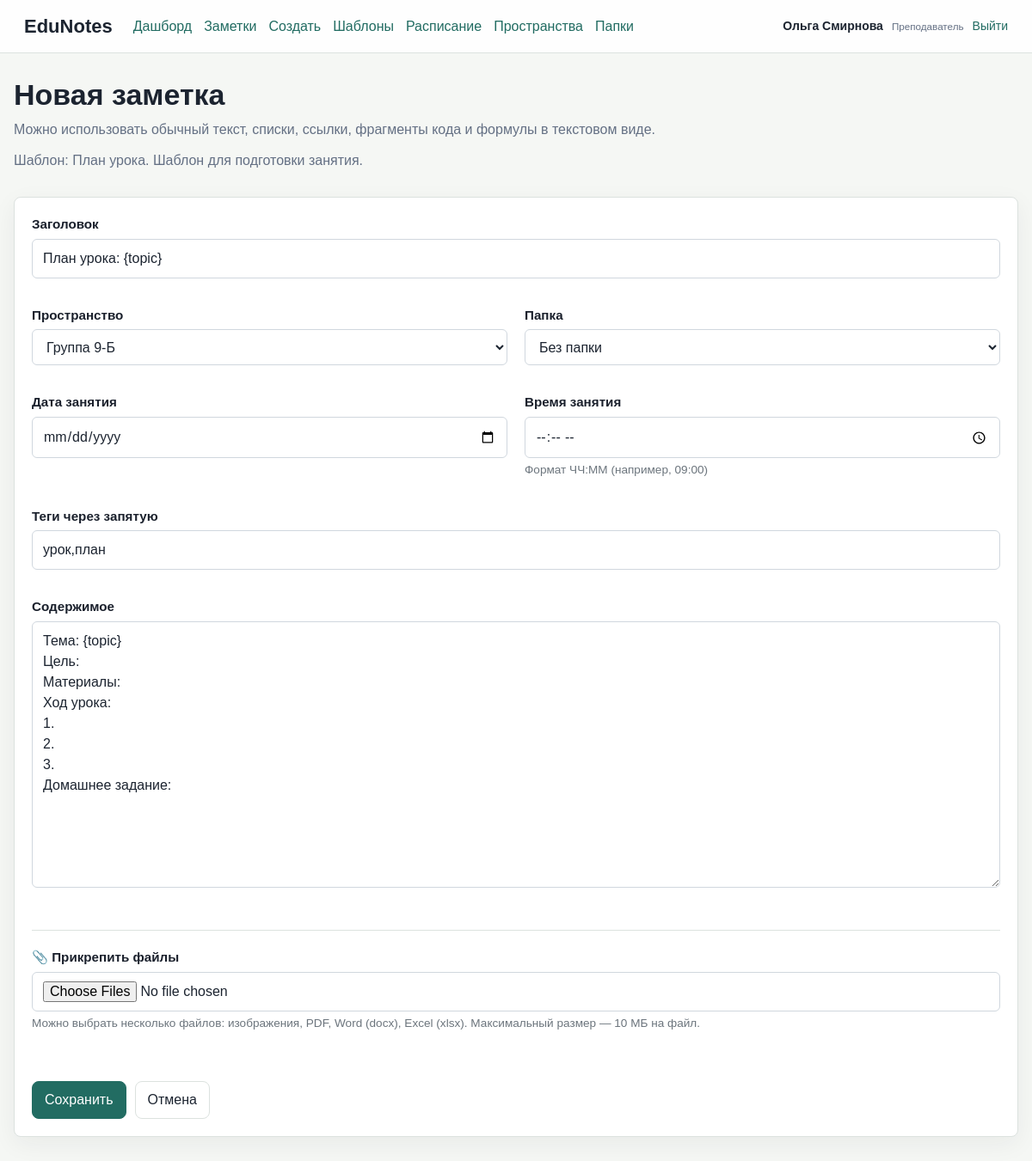
Screenshot of /notes/new?template_id=1 (signed in) with the database file from the repository.
### tables this page shows
CREATE TABLE users (
    id INTEGER PRIMARY KEY AUTOINCREMENT,
    name TEXT NOT NULL,
    email TEXT NOT NULL UNIQUE,
    password_hash TEXT NOT NULL,
    role TEXT NOT NULL CHECK (role IN ('superadmin', 'org_admin', 'teacher', 'student', 'parent')),
    child_user_id INTEGER REFERENCES users(id) ON DELETE SET NULL,
    created_at TEXT NOT NULL DEFAULT CURRENT_TIMESTAMP
);

CREATE TABLE note_templates (
    id INTEGER PRIMARY KEY AUTOINCREMENT,
    name TEXT NOT NULL,
    role TEXT NOT NULL DEFAULT 'all',
    description TEXT NOT NULL DEFAULT '',
    title TEXT NOT NULL,
    content TEXT NOT NULL DEFAULT '',
    tags TEXT NOT NULL DEFAULT '',
    workspace_kind TEXT NOT NULL DEFAULT 'group',
    created_at TEXT NOT NULL DEFAULT CURRENT_TIMESTAMP
);

### app.py (the view, shortened to what this page needs)
@app.route("/notes/new", methods=("GET", "POST"))
@login_required
def note_new():
    template_id = request.args.get("template_id", type=int)
    note_template = None
    initial = {
        "title": "",
        "content": "",
        "tags": "",
        "workspace_id": "",
        "folder_id": "",
        "lesson_date": "",
    }
    if template_id:
        note_template = query_one("SELECT * FROM note_templates WHERE id = ?", (template_id,))
        if note_template:
            initial["title"] = note_template["title"]
            initial["content"] = note_template["content"]
            initial["tags"] = note_template["tags"]
            if note_template["workspace_kind"] == "personal":
                workspace = query_one(
                    "SELECT id FROM workspaces WHERE owner_id = ? AND kind = 'personal' ORDER BY id LIMIT 1",
                    (g.user["id"],),
                )
            else:
                workspace = query_one(
                    "SELECT id FROM workspaces WHERE kind = 'group' ORDER BY id LIMIT 1"
                )
            if workspace:
                initial["workspace_id"] = workspace["id"]
    return render_template(
        "note_form.html",
        note=None,
        tag_names=initial["tags"],
        note_template=note_template,
        initial=initial,
        **form_options(),
    )

### app.py (called while the page is built)
def create_app() -> Flask:
    app = Flask(__name__)
    app.config["SECRET_KEY"] = os.environ.get("SECRET_KEY", "dev-secret-change-me")
    app.config["DATABASE"] = DATABASE
    @app.before_request
    def load_current_user() -> None:
        user_id = session.get("user_id")
        g.user = None
        if user_id:
            g.user = query_one("SELECT * FROM users WHERE id = ?", (user_id,))
    @app.context_processor
    def inject_globals() -> dict:
        return {
        "ROLES": ROLES,
        "ACCESS_LEVELS": ACCESS_LEVELS,
        "NOTE_TEMPLATE_ROLES": NOTE_TEMPLATE_ROLES,
        "can_delete_user": can_delete_user,
    }
    return app

def get_db() -> sqlite3.Connection:
    if "db" not in g:
        g.db = sqlite3.connect(app.config["DATABASE"])
        g.db.row_factory = sqlite3.Row
        g.db.execute("PRAGMA foreign_keys = ON")
    return g.db

def query_all(sql: str, params: tuple = ()) -> list[sqlite3.Row]:
    return get_db().execute(sql, params).fetchall()

def query_one(sql: str, params: tuple = ()) -> sqlite3.Row | None:
    return get_db().execute(sql, params).fetchone()

def login_required(view):
    @wraps(view)
    def wrapped_view(**kwargs):
        if g.user is None:
            return redirect(url_for("login"))
        return view(**kwargs)
    return wrapped_view

def form_options() -> dict:
    if g.user["role"] in {"superadmin", "org_admin"}:
        workspaces = query_all("SELECT * FROM workspaces ORDER BY name")
        folders = query_all("SELECT * FROM folders ORDER BY name")
    else:
        workspaces = query_all(
            """
            SELECT * FROM workspaces
            WHERE kind = 'group' OR (kind = 'personal' AND owner_id = ?)
            ORDER BY name
            """,
            (g.user["id"],)
        )
        folders = query_all(
            """
            SELECT f.* FROM folders f
            JOIN workspaces w ON w.id = f.workspace_id
            WHERE w.kind = 'group' OR (w.kind = 'personal' AND w.owner_id = ?)
            ORDER BY f.name
            """,
            (g.user["id"],)
        )
    return {
        "workspaces": workspaces,
        "folders": folders,
    }

### templates/note_form.html (shortened to what this page needs)
{% extends "base.html" %}
{% block content %}
<section class="section-head">
    <div>
        <h1>{{ 'Редактирование заметки' if note else 'Новая заметка' }}</h1>
        <p>Можно использовать обычный текст, списки, ссылки, фрагменты кода и формулы в текстовом виде.</p>
        {% if note_template %}
            <p class="muted">Шаблон: {{ note_template.name }}. {{ note_template.description }}</p>
        {% endif %}
    </div>
</section>
<form method="post" enctype="multipart/form-data">
    <div class="panel stack-form">
        <div class="form-group">
            <label for="title">Заголовок</label>
            <input id="title" name="title" value="{{ note.title if note else initial.title if initial else '' }}" required placeholder="Введите заголовок заметки">
        </div>
        <div class="form-row">
            <div class="form-group" style="flex: 1;">
                <label for="workspace_id">Пространство</label>
                <select id="workspace_id" name="workspace_id" required>
                    {% for workspace in workspaces %}
                        <option value="{{ workspace.id }}" {% if note and note.workspace_id == workspace.id or initial and initial.workspace_id == workspace.id %}selected{% endif %}>{{ workspace.name }}</option>
                    {% endfor %}
                </select>
            </div>
            <div class="form-group" style="flex: 1;">
                <label for="folder_id">Папка</label>
                <select id="folder_id" name="folder_id">
                    <option value="">Без папки</option>
                </select>
            </div>
        </div>
        <div class="form-row">
            <div class="form-group" style="flex: 1;">
                <label for="lesson_date">Дата занятия</label>
                <input id="lesson_date" name="lesson_date" type="date" value="{{ note.lesson_date if note and note.lesson_date else initial.lesson_date if initial else '' }}">
            </div>
            <div class="form-group" style="flex: 1;">
                <label for="lesson_time">Время занятия</label>
                <input id="lesson_time" name="lesson_time" type="time" value="{{ note.lesson_time if note and note.lesson_time else '' }}" step="900">
                <small class="muted">Формат ЧЧ:ММ (например, 09:00)</small>
            </div>
        </div>
        <div class="form-group">
            <label for="tags">Теги через запятую</label>
            <input id="tags" name="tags" value="{{ tag_names }}" placeholder="например: алгебра, домашнее-задание">
        </div>
        <div class="form-group">
            <label for="content">Содержимое</label>
            <textarea id="content" name="content" rows="12" placeholder="Введите текст заметки">{{ note.content if note else initial.content if initial else '' }}</textarea>
        </div>
        <div class="form-group" style="border-top: 1px solid var(--line); padding-top: 20px; margin-top: 10px;">
            <label for="files">📎 Прикрепить файлы</label>
            <input id="files" name="files" type="file" multiple accept="image/*,.pdf,.docx,.xlsx,.xls">
            <small class="muted">Можно выбрать несколько файлов: изображения, PDF, Word (docx), Excel (xlsx). Максимальный размер — 10 МБ на файл.</small>
        </div>
        <div class="actions" style="margin-top: 25px; border-top: none; padding-top: 0;">
            <button type="submit" class="primary">Сохранить</button>
            <a href="{{ url_for('notes') }}" class="button">Отмена</a>
        </div>
    </div>
</form>
{% endblock %}

### templates/base.html (shortened to what this page needs)
<!doctype html>
<html lang="ru">
<head>
    <link rel="stylesheet" href="{{ url_for('static', filename='styles.css') }}">
</head>
<body>
    <header class="topbar">
        <a class="brand" href="{{ url_for('notes') if g.user else url_for('login') }}">EduNotes</a>
        {% if g.user %}
            <nav class="nav">
                <a href="{{ url_for('dashboard') }}">Дашборд</a>
                <a href="{{ url_for('notes') }}">Заметки</a>
                <a href="{{ url_for('note_new') }}">Создать</a>
                <a href="{{ url_for('note_templates') }}">Шаблоны</a>
                <a href="{{ url_for('schedule') }}">Расписание</a>
                <a href="{{ url_for('workspaces') }}">Пространства</a>
                <a href="{{ url_for('folders') }}">Папки</a>
            </nav>
            <div class="user-chip">
                <span>{{ g.user.name }}</span>
                <small>{{ ROLES[g.user.role] }}</small>
                <a href="{{ url_for('logout') }}">Выйти</a>
            </div>
        {% endif %}
    </header>
    <main class="page">
        {% block content %}{% endblock %}
    </main>
</body>
</html>

### static/styles.css (style rules this page uses)
:root { color-scheme: light; --bg: #f5f7f4; --panel: #ffffff; --text: #1c2430; --muted: #647084; --line: #dce2df; --primary: #226c62; --primary-dark: #164d46; --accent: #c44c31; --soft: #e7f0ed; --danger: #b92f2f; }
* { box-sizing: border-box; }
body { margin: 0; background: var(--bg); color: var(--text); font-family: Arial, Helvetica, sans-serif; line-height: 1.5; }
a { color: var(--primary); text-decoration: none; }
.topbar { position: sticky; top: 0; z-index: 5; display: flex; align-items: center; gap: 24px; padding: 14px 28px; border-bottom: 1px solid var(--line); background: rgba(255, 255, 255, 0.94); }
.brand { color: var(--text); font-size: 22px; font-weight: 800; }
.nav { display: flex; gap: 14px; margin-right: auto; }
.user-chip { display: flex; align-items: center; gap: 10px; color: var(--muted); font-size: 14px; }
.user-chip span { color: var(--text); font-weight: 700; }
.page { width: min(1180px, calc(100% - 32px)); margin: 28px auto 56px; }
.section-head, .note-toolbar { display: flex; align-items: flex-start; justify-content: space-between; gap: 18px; margin-bottom: 18px; }
h1, h2 { margin: 0 0 8px; line-height: 1.2; }
h1 { font-size: 34px; }
p { margin: 0 0 12px; }
.muted, .section-head p { color: var(--muted); }
.panel, .note-card, .empty-state { border: 1px solid var(--line); border-radius: 8px; background: var(--panel); box-shadow: 0 8px 28px rgba(32, 40, 47, 0.06); }
.panel { padding: 20px; }
button, .button { display: inline-flex; align-items: center; justify-content: center; min-height: 40px; padding: 9px 14px; border: 1px solid var(--line); border-radius: 8px; background: #fff; color: var(--text); font: inherit; cursor: pointer; }
.primary { border-color: var(--primary); background: var(--primary); color: #fff; }
input, select, textarea { width: 100%; min-height: 42px; padding: 10px 12px; border: 1px solid var(--line); border-radius: 8px; background: #fff; color: var(--text); font: inherit; }
textarea { resize: vertical; }
label { display: grid; gap: 7px; color: var(--muted); font-weight: 700; }
.auth-card, .stack-form, .note-form { display: grid; gap: 14px; }
.form-row { display: grid; grid-template-columns: 1fr 1fr 180px; gap: 12px; }
.actions { display: flex; flex-wrap: wrap; gap: 10px; }
.form-group { margin-bottom: 18px; }
.form-group label { display: block; font-weight: 600; margin-bottom: 5px; font-size: 0.95rem; color: #1a202c; }
.form-group input, .form-group select, .form-group textarea { width: 100%; padding: 10px 12px; border: 1px solid #d0d7de; border-radius: 6px; font-size: 1rem; background: #fff; transition: border-color 0.15s; }
.form-group small { display: block; margin-top: 4px; color: #6c757d; font-size: 0.85rem; }
.form-row { display: flex; gap: 20px; flex-wrap: wrap; }
.form-row .form-group { flex: 1; min-width: 150px; }

### rows the page displays
users: user.name "Ольга Смирнова", role "Преподаватель"
note_templates: name "План урока", description "Шаблон для подготовки занятия.", title "План урока: {topic}", tags "урок,план", content "Тема: {topic} Цель: Материалы: Ход урока: 1. 2. 3. Домашнее задание:"

### other values shown
{{ 'Редактирование заметки' if note else 'Новая заметка' }} "Новая заметка"
form field workspace_id "Группа 9-Б"
